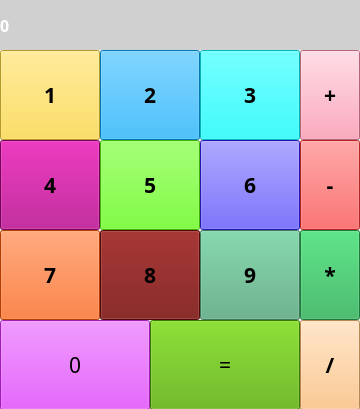
<?xml version="1.0" encoding="UTF-8"?>
<ui version="4.0">
 <class>MainWindow</class>
 <widget class="QMainWindow" name="MainWindow">
  <property name="geometry">
   <rect>
    <x>0</x>
    <y>0</y>
    <width>360</width>
    <height>409</height>
   </rect>
  </property>
  <property name="windowTitle">
   <string>Calculator</string>
  </property>
  <widget class="QWidget" name="centralwidget">
   <widget class="QLabel" name="label_result">
    <property name="geometry">
     <rect>
      <x>0</x>
      <y>0</y>
      <width>360</width>
      <height>50</height>
     </rect>
    </property>
    <property name="font">
     <font>
      <family>Yu Gothic</family>
      <pointsize>12</pointsize>
      <weight>75</weight>
      <bold>true</bold>
     </font>
    </property>
    <property name="styleSheet">
     <string notr="true">background-color: rgb(208, 208, 208);
color: rgb(255, 255, 255);</string>
    </property>
    <property name="text">
     <string>0</string>
    </property>
    <property name="margin">
     <number>10</number>
    </property>
   </widget>
   <widget class="QPushButton" name="btn0">
    <property name="geometry">
     <rect>
      <x>0</x>
      <y>320</y>
      <width>150</width>
      <height>90</height>
     </rect>
    </property>
    <property name="font">
     <font>
      <family>MS Gothic</family>
      <pointsize>16</pointsize>
     </font>
    </property>
    <property name="styleSheet">
     <string notr="true">background-color: rgb(223, 39, 255);</string>
    </property>
    <property name="text">
     <string>0</string>
    </property>
   </widget>
   <widget class="QPushButton" name="btn_equal">
    <property name="geometry">
     <rect>
      <x>150</x>
      <y>320</y>
      <width>150</width>
      <height>90</height>
     </rect>
    </property>
    <property name="font">
     <font>
      <family>MS Gothic</family>
      <pointsize>16</pointsize>
     </font>
    </property>
    <property name="styleSheet">
     <string notr="true">background-color: rgb(85, 170, 0);</string>
    </property>
    <property name="text">
     <string>=</string>
    </property>
   </widget>
   <widget class="QPushButton" name="btn1">
    <property name="geometry">
     <rect>
      <x>0</x>
      <y>50</y>
      <width>100</width>
      <height>90</height>
     </rect>
    </property>
    <property name="font">
     <font>
      <family>MS Gothic</family>
      <pointsize>16</pointsize>
      <weight>75</weight>
      <bold>true</bold>
     </font>
    </property>
    <property name="styleSheet">
     <string notr="true">background-color: rgb(255, 216, 56);</string>
    </property>
    <property name="text">
     <string>1</string>
    </property>
   </widget>
   <widget class="QPushButton" name="btn2">
    <property name="geometry">
     <rect>
      <x>100</x>
      <y>50</y>
      <width>100</width>
      <height>90</height>
     </rect>
    </property>
    <property name="font">
     <font>
      <family>MS Gothic</family>
      <pointsize>16</pointsize>
      <weight>75</weight>
      <bold>true</bold>
     </font>
    </property>
    <property name="styleSheet">
     <string notr="true">background-color: rgb(0, 170, 255);</string>
    </property>
    <property name="text">
     <string>2</string>
    </property>
   </widget>
   <widget class="QPushButton" name="btn3">
    <property name="geometry">
     <rect>
      <x>200</x>
      <y>50</y>
      <width>100</width>
      <height>90</height>
     </rect>
    </property>
    <property name="font">
     <font>
      <family>MS Gothic</family>
      <pointsize>16</pointsize>
      <weight>75</weight>
      <bold>true</bold>
     </font>
    </property>
    <property name="styleSheet">
     <string notr="true">background-color: rgb(0, 255, 255);</string>
    </property>
    <property name="text">
     <string>3</string>
    </property>
   </widget>
   <widget class="QPushButton" name="btn4">
    <property name="geometry">
     <rect>
      <x>0</x>
      <y>140</y>
      <width>100</width>
      <height>90</height>
     </rect>
    </property>
    <property name="font">
     <font>
      <family>MS Gothic</family>
      <pointsize>16</pointsize>
      <weight>75</weight>
      <bold>true</bold>
     </font>
    </property>
    <property name="styleSheet">
     <string notr="true">background-color: rgb(170, 0, 127);</string>
    </property>
    <property name="text">
     <string>4</string>
    </property>
   </widget>
   <widget class="QPushButton" name="btn6">
    <property name="geometry">
     <rect>
      <x>200</x>
      <y>140</y>
      <width>100</width>
      <height>90</height>
     </rect>
    </property>
    <property name="font">
     <font>
      <family>MS Gothic</family>
      <pointsize>16</pointsize>
      <weight>75</weight>
      <bold>true</bold>
     </font>
    </property>
    <property name="styleSheet">
     <string notr="true">background-color: rgb(50, 32, 255);</string>
    </property>
    <property name="text">
     <string>6</string>
    </property>
   </widget>
   <widget class="QPushButton" name="btn5">
    <property name="geometry">
     <rect>
      <x>100</x>
      <y>140</y>
      <width>100</width>
      <height>90</height>
     </rect>
    </property>
    <property name="font">
     <font>
      <family>MS Gothic</family>
      <pointsize>16</pointsize>
      <weight>75</weight>
      <bold>true</bold>
     </font>
    </property>
    <property name="styleSheet">
     <string notr="true">background-color: rgb(0, 255, 255);
background-color: rgb(85, 255, 0);</string>
    </property>
    <property name="text">
     <string>5</string>
    </property>
   </widget>
   <widget class="QPushButton" name="btn7">
    <property name="geometry">
     <rect>
      <x>0</x>
      <y>230</y>
      <width>100</width>
      <height>90</height>
     </rect>
    </property>
    <property name="font">
     <font>
      <family>MS Gothic</family>
      <pointsize>16</pointsize>
      <weight>75</weight>
      <bold>true</bold>
     </font>
    </property>
    <property name="styleSheet">
     <string notr="true">background-color: rgb(0, 255, 255);
background-color: rgb(255, 85, 0);</string>
    </property>
    <property name="text">
     <string>7</string>
    </property>
   </widget>
   <widget class="QPushButton" name="btn8">
    <property name="geometry">
     <rect>
      <x>100</x>
      <y>230</y>
      <width>100</width>
      <height>90</height>
     </rect>
    </property>
    <property name="font">
     <font>
      <family>MS Gothic</family>
      <pointsize>16</pointsize>
      <weight>75</weight>
      <bold>true</bold>
     </font>
    </property>
    <property name="styleSheet">
     <string notr="true">background-color: rgb(115, 14, 11);</string>
    </property>
    <property name="text">
     <string>8</string>
    </property>
   </widget>
   <widget class="QPushButton" name="btn9">
    <property name="geometry">
     <rect>
      <x>200</x>
      <y>230</y>
      <width>100</width>
      <height>90</height>
     </rect>
    </property>
    <property name="font">
     <font>
      <family>MS Gothic</family>
      <pointsize>16</pointsize>
      <weight>75</weight>
      <bold>true</bold>
     </font>
    </property>
    <property name="styleSheet">
     <string notr="true">background-color: rgb(0, 255, 255);
background-color: rgb(85, 170, 127);</string>
    </property>
    <property name="text">
     <string>9</string>
    </property>
   </widget>
   <widget class="QPushButton" name="btn3_2">
    <property name="geometry">
     <rect>
      <x>300</x>
      <y>50</y>
      <width>60</width>
      <height>90</height>
     </rect>
    </property>
    <property name="font">
     <font>
      <family>MS Gothic</family>
      <pointsize>16</pointsize>
      <weight>75</weight>
      <bold>true</bold>
     </font>
    </property>
    <property name="styleSheet">
     <string notr="true">background-color: rgb(255, 142, 169);</string>
    </property>
    <property name="text">
     <string>+</string>
    </property>
   </widget>
   <widget class="QPushButton" name="btn3_3">
    <property name="geometry">
     <rect>
      <x>300</x>
      <y>140</y>
      <width>60</width>
      <height>90</height>
     </rect>
    </property>
    <property name="font">
     <font>
      <family>MS Gothic</family>
      <pointsize>16</pointsize>
      <weight>75</weight>
      <bold>true</bold>
     </font>
    </property>
    <property name="styleSheet">
     <string notr="true">background-color: rgb(255, 51, 51);</string>
    </property>
    <property name="text">
     <string>-</string>
    </property>
   </widget>
   <widget class="QPushButton" name="btn3_4">
    <property name="geometry">
     <rect>
      <x>300</x>
      <y>230</y>
      <width>60</width>
      <height>90</height>
     </rect>
    </property>
    <property name="font">
     <font>
      <family>MS Gothic</family>
      <pointsize>16</pointsize>
      <weight>75</weight>
      <bold>true</bold>
     </font>
    </property>
    <property name="styleSheet">
     <string notr="true">background-color: rgb(38, 173, 81);</string>
    </property>
    <property name="text">
     <string>*</string>
    </property>
   </widget>
   <widget class="QPushButton" name="btn3_5">
    <property name="geometry">
     <rect>
      <x>300</x>
      <y>320</y>
      <width>60</width>
      <height>90</height>
     </rect>
    </property>
    <property name="font">
     <font>
      <family>MS Gothic</family>
      <pointsize>16</pointsize>
      <weight>75</weight>
      <bold>true</bold>
     </font>
    </property>
    <property name="styleSheet">
     <string notr="true">background-color: rgb(255, 190, 116);</string>
    </property>
    <property name="text">
     <string>/</string>
    </property>
   </widget>
  </widget>
 </widget>
 <resources/>
 <connections/>
</ui>
